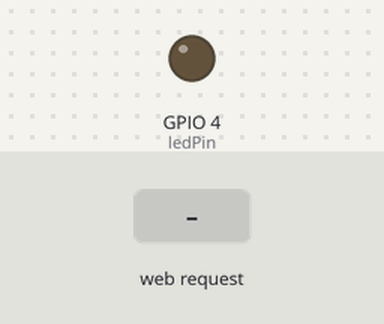
Simulated run of this sketch. Board: ESP32. Parts: output pins drawn as LEDs (lit = HIGH). The inputs (shaded band) are chosen by the test bench. WiFi joins after 1.5 s; servers stay silent unless stated; what the sketch prints to the serial monitor is not drawn.

Above: at 2.7 s.
2.8 s: HTTP request GET /LED=ON received
At 3.5 s:
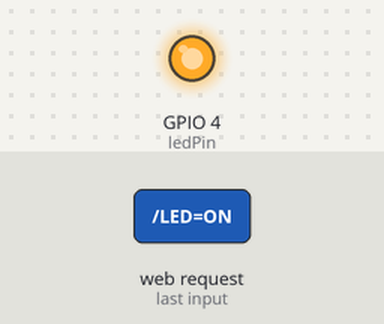
4.3 s: HTTP request GET /LED=OFF received
At 4.7 s:
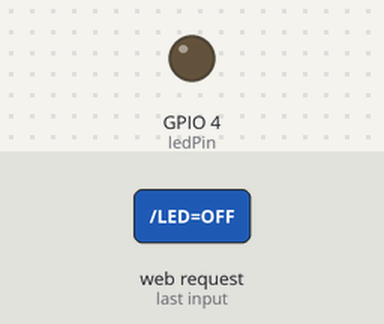
Timing chart, 0 to 7.3 s (numbered marks = the images above; inputs shaded):
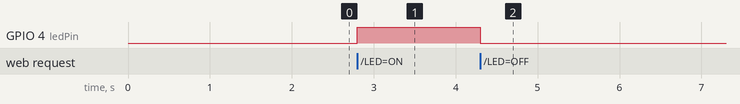

The sketch:

01_Webserver_Controlled_LED.ino
```cpp
#include <WiFi.h>

const char* ssid = "Hehe";         // Replace with your Wi-Fi network name
const char* password = "123456789"; // Replace with your Wi-Fi password

WiFiServer server(80); // Start a server on port 80

const int ledPin = 4; // LED connected to GPIO 2

void setup() {
  pinMode(ledPin, OUTPUT);  // Set the LED pin as an output
  digitalWrite(ledPin, LOW); // Turn off the LED initially

  // Connect to Wi-Fi
  Serial.begin(115200);
  WiFi.begin(ssid, password);

  while (WiFi.status() != WL_CONNECTED) {
    delay(500);
    Serial.print(".");
  }

  Serial.println("Connected to Wi-Fi!");
  Serial.println("IP Address: ");
  Serial.println(WiFi.localIP());

  server.begin(); // Start the server
}

void loop() {
  WiFiClient client = server.available(); // Check if a client has connected

  if (client) {
    String request = client.readStringUntil('\r'); // Read the client's request
    client.flush(); // Clear the client buffer

    // Check if the request is to turn the LED on or off
    if (request.indexOf("/LED=ON") != -1) {
      digitalWrite(ledPin, HIGH); // Turn on the LED
    }
    if (request.indexOf("/LED=OFF") != -1) {
      digitalWrite(ledPin, LOW); // Turn off the LED
    }

    // Send the HTML response
    client.println("HTTP/1.1 200 OK");
    client.println("Content-Type: text/html");
    client.println();
    client.println("<html><body>");
    client.println("<h1>ESP32 LED Control</h1>");
    client.println("<p><a href=\"/LED=ON\"><button>Turn ON</button></a></p>");
    client.println("<p><a href=\"/LED=OFF\"><button>Turn OFF</button></a></p>");
    client.println("</body></html>");

    delay(1);
    client.stop(); // Close the connection
  }
}
```

Measured:
- after the input at 2.8 s, GPIO 4 (ledPin): LOW → HIGH at once
- after the input at 4.3 s, GPIO 4 (ledPin): HIGH → LOW at once
